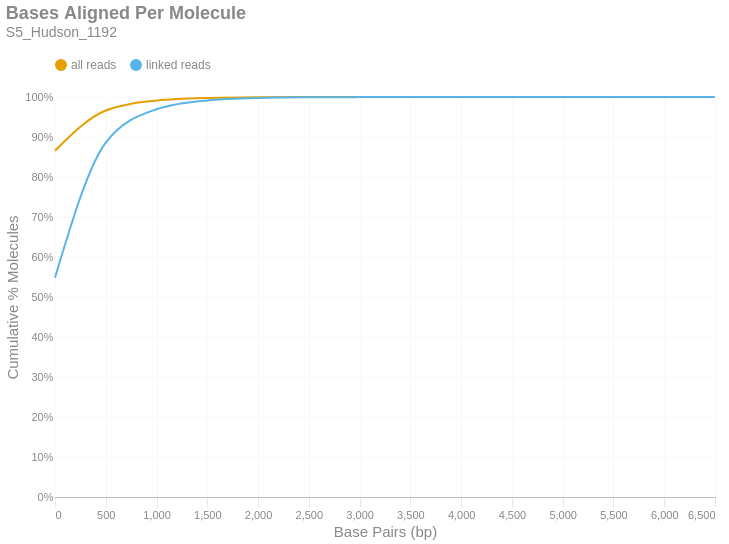

This figure's notebook cell:
### Markdown cell above
### Bases Aligned Per Molecule
This is a cumulative frequency distribution showing the number of base pairs aligned per unique molecule. These data are shown in 500 bp bins. There are two distributions: one with `all reads` (yellow) and another with only `linked reads` (blue). The percent of molecules in the `linked reads` distribution is relative to the total number of linked molecules.

### Code cell
if SKIPLR:
    print_html(f"Skipped")
else:
    binned_df = consolidated_hist(valids['aligned_bp'], mask, 500, True)
    with SafeRender(binned_df):
        (
            density_plot(binned_df, 'Bases Aligned Per Molecule', samplename, 'basesper')
            .encode(
                x=alt.X('bin:Q', title="Base Pairs (bp)").axis(tickMinStep=500).scale(padding=0),
                y=alt.Y('value:Q', title='Cumulative % Molecules')
                    .axis(format='%')
                    .scale(domain = [0,1])
                    .stack(False),
                color=alt.Color("key:N").scale(domain = ["all reads", "linked reads"]),
                tooltip = [
                    alt.Tooltip("key:N", title = "Data Type"),
                    alt.Tooltip("range_label:N", title="Bases Aligned Per Molecule"),
                    alt.Tooltip("value:Q", format = ".2%", title="% Molecules (Cum.)")
                ]
            )
        ).display()

### Figure 1 — Vega-Lite specification as saved in the notebook (floating-point values rounded to 4 significant figures)
{"width": "container", "height": 400, "config": {"title": {"anchor": "start", "dy": -15, "fontSize": 18, "color": "#888888", "subtitleColor": "#888888", "subtitleFontSize": 14}, "arc": {"fill": "#0072B2"}, "axis": {"domainColor": "#888888", "domainWidth": 0.5, "gridWidth": 0.2, "grid": false, "titleFontWeight": 400, "titleFontSize": 15, "labelFontSize": 11, "labelColor": "#888888", "tickColor": "#888888", "tickWidth": 0.2, "titleColor": "#888888"}, "axisBand": {"grid": false}, "axisX": {"grid": true, "tickSize": 10, "domainCap": "round"}, "axisY": {"domain": false, "grid": true, "tickSize": 0, "domainCap": "round"}, "background": "transparent", "header": {"labelFontSize": 15, "labelColor": "#888888", "titleFontSize": 15, "titleFontWeight": 600, "titleColor": "#888888"}, "legend": {"labelFont": "sans-serif", "labelFontSize": 12, "labelColor": "#888888", "symbolSize": 100, "symbolType": "circle", "titleFontSize": 12, "titlePadding": 10, "titleColor": "#888888", "title": null, "orient": "top"}, "range": {"category": ["#E69F00", "#56B4E9", "#009E73", "#F0E442", "#0072B2", "#D55E00", "#CC79A7", "#000000"], "diverging": ["#cfe8f3", "#a2d4ec", "#73bfe2", "#46abdb", "#1696d2", "#12719e"]}, "area": {"fill": "#0072B2", "fillOpacity": 0.7, "line": true, "strokeOpacity": 0.7}, "line": {"color": "#0072B2", "stroke": "#0072B2", "strokeWidth": 2}, "trail": {"color": "#0072B2", "stroke": "#0072B2", "strokeWidth": 0, "size": 1}, "point": {"filled": true, "fillOpacity": 1.0, "size": 95}, "text": {"color": "#888888", "fontSize": 11, "align": "right", "fontWeight": 400, "size": 11}, "bar": {"fill": "#0072B2", "stroke": null}, "view": {"stroke": null, "continuousWidth": 660, "continuousHeight": 400}}, "data": {"name": "data-eeae9d6e7f78822e4dce7e7ce789b261"}, "mark": {"type": "line", "interpolate": "monotone", "point": {"opacity": 0, "size": 275}}, "encoding": {"color": {"field": "key", "scale": {"domain": ["all reads", "linked reads"]}, "type": "nominal"}, "tooltip": [{"field": "key", "title": "Data Type", "type": "nominal"}, {"field": "range_label", "title": "Bases Aligned Per Molecule", "type": "nominal"}, {"field": "value", "format": ".2%", "title": "% Molecules (Cum.)", "type": "quantitative"}], "x": {"axis": {"tickMinStep": 500}, "field": "bin", "scale": {"padding": 0}, "title": "Base Pairs (bp)", "type": "quantitative"}, "y": {"axis": {"format": "%"}, "field": "value", "scale": {"domain": [0, 1]}, "stack": false, "title": "Cumulative % Molecules", "type": "quantitative"}}, "params": [{"name": "param_c36ac31b6afebe62", "select": {"type": "point", "fields": ["key"]}, "bind": "legend"}], "title": {"text": "Bases Aligned Per Molecule", "subtitle": "S5_Hudson_1192"}, "transform": [{"fold": ["all reads (cumsum)", "linked reads (cumsum)"]}, {"calculate": "replace(datum.key, ' (cumsum)', '')", "as": "key"}, {"filter": {"param": "param_c36ac31b6afebe62"}}], "usermeta": {"embedOptions": {"downloadFileName": "S5_Hudson_1192.basesper"}}, "$schema": "https://vega.github.io/schema/vega-lite/v6.1.0.json", "datasets": {"data-eeae9d6e7f78822e4dce7e7ce789b261": [{"bin": "0.0", "interval": "0.0-500.0", "all reads": 0.8657, "linked reads": 0.5484, "all reads (cumsum)": 0.8657, "linked reads (cumsum)": 0.5484, "range_label": "0-499"}, {"bin": "500.0", "interval": "500.0-1000.0", "all reads": 0.1006, "linked reads": 0.3378, "all reads (cumsum)": 0.9663, "linked reads (cumsum)": 0.8862, "range_label": "500-999"}, {"bin": "1000.0", "interval": "1000.0-1500.0", "all reads": 0.02465, "linked reads": 0.08322, "all reads (cumsum)": 0.9909, "linked reads (cumsum)": 0.9694, "range_label": "1000-1499"}, {"bin": "1500.0", "interval": "1500.0-2000.0", "all reads": 0.006531, "linked reads": 0.02205, "all reads (cumsum)": 0.9975, "linked reads (cumsum)": 0.9915, "range_label": "1500-1999"}, {"bin": "2000.0", "interval": "2000.0-2500.0", "all reads": 0.001816, "linked reads": 0.006132, "all reads (cumsum)": 0.9993, "linked reads (cumsum)": 0.9976, "range_label": "2000-2499"}, {"bin": "2500.0", "interval": "2500.0-3000.0", "all reads": 0.000478, "linked reads": 0.001614, "all reads (cumsum)": 0.9998, "linked reads (cumsum)": 0.9992, "range_label": "2500-2999"}, {"bin": "3000.0", "interval": "3000.0-3500.0", "all reads": 0.000149, "linked reads": 0.000503, "all reads (cumsum)": 0.9999, "linked reads (cumsum)": 0.9997, "range_label": "3000-3499"}, {"bin": "3500.0", "interval": "3500.0-4000.0", "all reads": 5.375e-05, "linked reads": 0.0001815, "all reads (cumsum)": 1.0, "linked reads (cumsum)": 0.9999, "range_label": "3500-3999"}, {"bin": "4000.0", "interval": "4000.0-4500.0", "all reads": 1.999e-05, "linked reads": 6.748e-05, "all reads (cumsum)": 1.0, "linked reads (cumsum)": 1.0, "range_label": "4000-4499"}, {"bin": "4500.0", "interval": "4500.0-5000.0", "all reads": 8.566e-06, "linked reads": 2.892e-05, "all reads (cumsum)": 1.0, "linked reads (cumsum)": 1.0, "range_label": "4500-4999"}, {"bin": "5000.0", "interval": "5000.0-5500.0", "all reads": 3.191e-06, "linked reads": 1.077e-05, "all reads (cumsum)": 1.0, "linked reads (cumsum)": 1.0, "range_label": "5000-5499"}, {"bin": "5500.0", "interval": "5500.0-6000.0", "all reads": 1.512e-06, "linked reads": 5.104e-06, "all reads (cumsum)": 1.0, "linked reads (cumsum)": 1.0, "range_label": "5500-5999"}, {"bin": "6000.0", "interval": "6000.0-6500.0", "all reads": 6.718e-07, "linked reads": 2.268e-06, "all reads (cumsum)": 1.0, "linked reads (cumsum)": 1.0, "range_label": "6000-6499"}, {"bin": "6500.0", "interval": "6500.0-7000.0", "all reads": 1.68e-07, "linked reads": 5.671e-07, "all reads (cumsum)": 1.0, "linked reads (cumsum)": 1.0, "range_label": "6500-6999"}]}}
